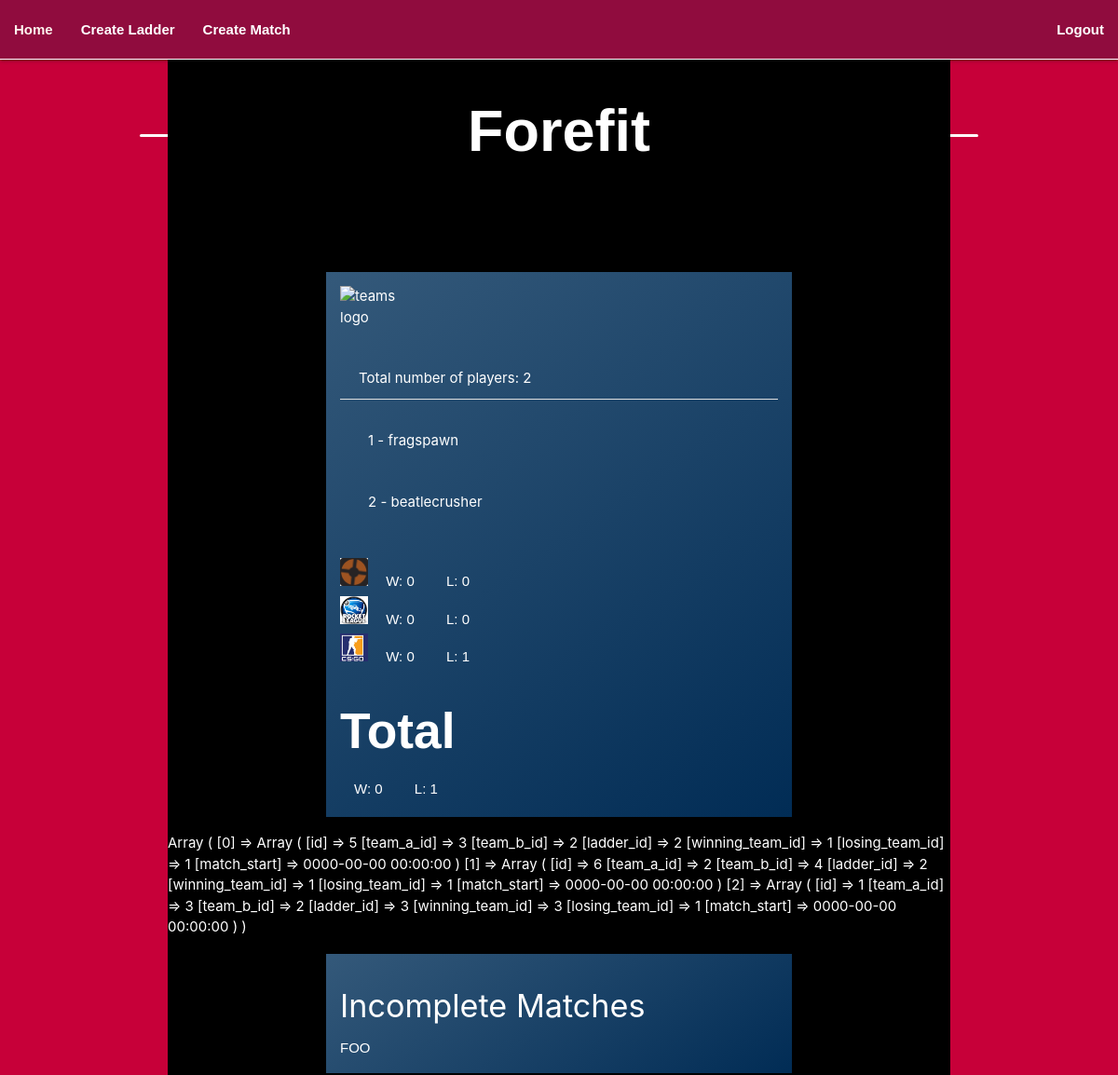
Page /teamcard.php?teamid=2 (signed in) on the committed database.
### tables this page shows
CREATE TABLE IF NOT EXISTS `team` (
  `id` int(11) NOT NULL AUTO_INCREMENT,
  `team_name` varchar(24) NOT NULL,
  `color` varchar(16) NOT NULL,
  `image` varchar(256) NOT NULL,
  PRIMARY KEY (`id`)
);

CREATE TABLE IF NOT EXISTS `player` (
  `id` int(11) NOT NULL AUTO_INCREMENT,
  `name` varchar(24) NOT NULL,
  `pass` varchar(255) NOT NULL,
  `seated_loc` varchar(24) NOT NULL,
  `team_id` int(11) NOT NULL,
  `user_privileges` varchar(1) NOT NULL DEFAULT '0',
  PRIMARY KEY (`id`),
  KEY `team_id` (`team_id`)
);

CREATE TABLE IF NOT EXISTS `ladder` (
  `id` int(11) NOT NULL AUTO_INCREMENT,
  `game` varchar(32) NOT NULL,
  `description` text NOT NULL,
  `players` tinyint(4) NOT NULL,
  `start_time` timestamp NOT NULL DEFAULT CURRENT_TIMESTAMP ON UPDATE CURRENT_TIMESTAMP,
  `color` varchar(16) NOT NULL,
  `image` varchar(256) NOT NULL,
  PRIMARY KEY (`id`)
);

### teamcard.php (the view, shortened to what this page needs)
<!DOCTYPE html>
<html lang="en">
<?php
    include 'functions.php';
	echo '<body>';
    $conn = dbconnect();
    $getTotalTeamWins = "SELECT count(*) AS total_win
        FROM played_match
        WHERE (team_a_id = " . (int)$_GET['teamid'] . " OR team_b_id = " . (int)$_GET['teamid'] . ") AND
            winning_team_id = " . (int)$_GET['teamid'] . " AND
			losing_team_id > 1";
    $stmt = $conn->prepare($getTotalTeamWins);
    $stmt->execute();
    $total_wins = $stmt->fetch(PDO::FETCH_ASSOC);
    $total_wins = $total_wins['total_win'];
    $getTotalTeamLosses = "SELECT count(*) AS total_loss
        FROM played_match
        WHERE (team_a_id = " . (int)$_GET['teamid'] . " OR team_b_id = " . (int)$_GET['teamid'] . ") AND
            losing_team_id = " . (int)$_GET['teamid'] . " AND
			winning_team_id > 1";
    $stmt = $conn->prepare($getTotalTeamLosses);
    $stmt->execute();
    $total_loss = $stmt->fetch(PDO::FETCH_ASSOC);
    $total_loss = $total_loss['total_loss'];
    $getTeamDetails = "SELECT * FROM team WHERE id = " . (int)$_GET['teamid'];
    $stmt = $conn->prepare($getTeamDetails);
    $stmt->execute();
    $team_details = $stmt->fetch(PDO::FETCH_ASSOC);
    $getLadders = "SELECT * FROM ladder";
    $stmt = $conn->prepare($getLadders);
    $stmt->execute();
    $ladders = $stmt->fetchAll(PDO::FETCH_ASSOC);
    $getTeamMembers = "SELECT player.name
        FROM player, team
        WHERE team.id = " . (int)$_GET['teamid'] . " AND
        team.id = player.team_id;";
    $stmt = $conn->prepare($getTeamMembers);
    $stmt->execute();
    $members = $stmt->fetchAll(PDO::FETCH_ASSOC);
?>
  <section class="container" style="background-color: <?php echo $team_details['color']; ?>">
    <div class="title">
    <h1><?php echo $team_details['team_name']; ?></h1></div>
    <div class="detailedteamcard">
      <div class="teamcard">
      <img src="img/<?php echo $team_details['image'] ?>" height="64" width="64" alt="teams logo">
        <ul class="collection with-header">
        <?php
        echo  '<li class="collection-header transparent white-text"> Total number of players: '  .  count($members) . '</li>';
        $count = 1;
        foreach($members as $member) {
            echo '<li class="collection-item transparent white-text">' . $count++ .  ' - ' .  $member['name'] . '</li>';
        } ?>
        </ul>
        <div class="teamstats">
<?php
    foreach ($ladders as $ladder) {
        $ladderLoss = "SELECT count(*) AS loss
            FROM played_match
            WHERE ladder_id = " . $ladder['id'] . " AND
            losing_team_id = " . (int)$_GET['teamid'] . " AND
			winning_team_id > 1";
            $stmt = $conn->prepare($ladderLoss);
            $stmt->execute();
            $losses = $stmt->fetch(PDO::FETCH_ASSOC);
        $ladderWins = "SELECT count(*) AS win
            FROM played_match
            WHERE ladder_id = " . $ladder['id'] . " AND
            winning_team_id = " . (int)$_GET['teamid'] . " AND
			losing_team_id > 1";
            $stmt = $conn->prepare($ladderWins);
            $stmt->execute();
            $wins = $stmt->fetch(PDO::FETCH_ASSOC);
?>
          <div>
            <img src="img/<?php echo $ladder['image']; ?>" alt="TF2 Logo">
            <p>W: <?php echo $wins['win'] ?></p>
            <p>L: <?php echo $losses['loss'] ?></p>
          </div>
<?php } ?>
          <div class="totalstats">
            <h2>Total</h2>
            <p>W: <?php echo $total_wins; ?></p>
            <p>L: <?php echo $total_loss; ?></p>
          </div>
        </div>
      </div>
    </div>
<?php
	$incomplete_matches = "SELECT * FROM `played_match`
			WHERE (losing_team_id = 1 OR winning_team_id = 1)
			AND (team_a_id = " . $_SESSION['TeamID'] . " OR team_b_id = " . $_SESSION['TeamID'] . ")
			ORDER BY ladder_id";
    $stmt = $conn->prepare($incomplete_matches);
    $stmt->execute();
    $matchlist = $stmt->fetchAll(PDO::FETCH_ASSOC);
	print_r($matchlist);
?>
	<div class="teamcard">
		<h4>Incomplete Matches</h4>
		<p>FOO</p>
    </div>
  </section>
</body>
</html>

### css/style.css (style rules this page uses)
* { border: 0; padding: 0; margin: 0; box-sizing: border-box; color: white; }
html { height: 100%; }
body { background-color: #c70039; }
p, h1, h2 { font-family: Verdana, Geneva, Tahoma, sans-serif; color: white; }
h1, h2 { font-weight: bold; }
.collection > .collection-item { border-bottom: none; margin: 5% 0; }
.collection { border: none; }
.title { font-size: 45px; margin-bottom: 2em; text-align: center; overflow: hidden; }
.teamcard { width: 60%; margin: 1em auto 1em auto; padding: 1em; background-color: rgb(118, 137, 202); background: linear-gradient(145deg, rgb(52, 89, 122), rgb(1, 44, 85)); border: black 2px solid; box-shadow: 4px 4px 7px black; overflow: hidden; }
.teamcard img { display: inline-block; width: 15%; height: 15%; }
.teamcard p { margin-top: 1em; }
.teamstats img { width: 30px; height: 30px; }
.teamstats p { margin: 0 1em 0.25em 1em; display: inline-block; }
h1, h2, h3, h4, h5 { text-transform: capitalize; }
h1 { z-index: 1; padding: 0; width: 100%; }
h1::before { content: ''; position: absolute; width: 75%; height: .05em; background-color: white; margin-top: .6em; left: 12.5%; border-radius: 20px; z-index: -1; }
h1::after { content: ''; position: absolute; width: 50%; height: 1em; right: 25%; background-color: #c70039; z-index: -1; }
section { height: 100%; }

### rows in the picture
team: team_name "Forefit"
player: name "fragspawn"
player: name "beatlecrusher"
ladder: image (picture), win "0", loss "0"
ladder: image (picture), win "0", loss "0"
ladder: shows a picture, win "0", loss "1"

### other values in the picture
count($members) "2"
$total_wins "0"
$total_loss "1"
